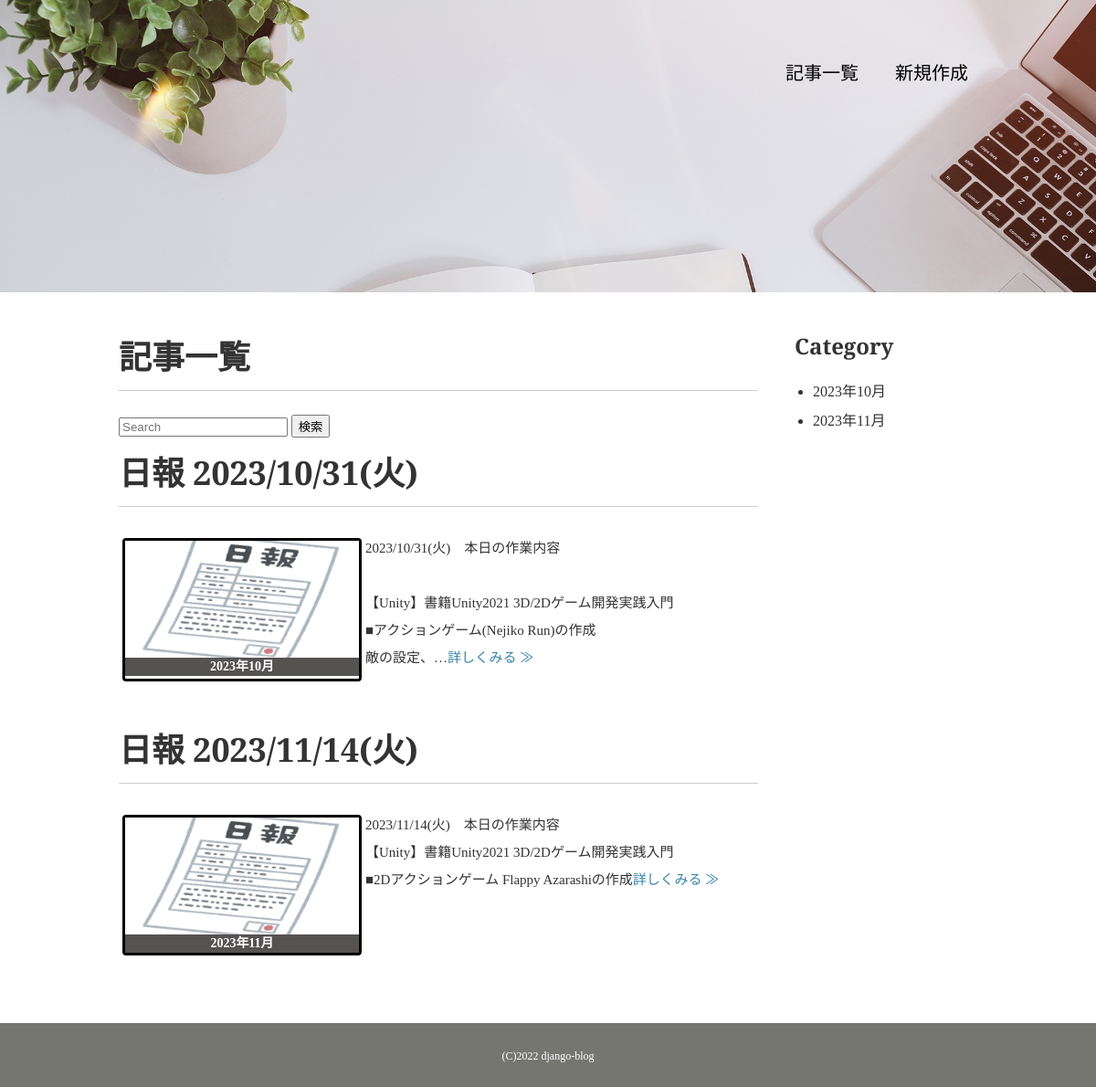
The page / on the database its author committed.
### blog/models.py (models this page shows, shortened)
class Blog(models.Model):
    class Meta:
        db_table ="blog"
        verbose_name ="ブログ記事"
        verbose_name_plural ="ブログ記事"
    title = models.CharField(verbose_name ="タイトル", max_length=100)
    content = models.TextField(verbose_name ="内容")
    postdate = models.DateField(verbose_name ="投稿日", auto_now_add=True)
    category = models.ForeignKey(Category, on_delete = models.PROTECT,verbose_name ="カテゴリ")

class Category(models.Model):
    class Meta:
        db_table = "category"
        verbose_name ="カテゴリ名"
        verbose_name_plural ="カテゴリ名"
    category_name = models.CharField(verbose_name ="カテゴリ名",max_length=100, unique=True)
    category_image = models.ImageField(verbose_name="カテゴリ画像", upload_to="images/")
    def __str__(self):
        return self.category_name

### blog/views.py (the view)
# urls.py: path('', BlogListView.as_view(), name="blog_list"),
class BlogListView(ListView):
    template_name = 'blog/blog_list.html'
    model = Blog
    queryset = Blog.objects.all()
    def get_context_data(self, **kwargs):
        context = super(BlogListView, self).get_context_data(**kwargs)
        context['category_list'] = Category.objects.all()
        return context

### templates/blog/blog_list.html
{% extends './base.html' %}
{% block contents %}
<div id="wrap" class="clearfix">
    <div class="content">
        <div class="main">
            <h1>記事一覧</h1>
            <form class="form-inline my-2 my-lg-0" action="{% url 'blog:search_list' %}" method="GET">
                <input class="form-control mr-sm-2" type="search" name="q" value="{{ request.GET.q }}"
                    placeholder="Search" aria-label="Search">
                <button class="btn btn-outline-success my-2 my-sm-0" type="submit">検索</button>
            </form>
            {% for item in object_list %}
            <section>
                <h1>{{ item.title }}</h1>
                <ul>
                    <li>
                        <a>
                            <img src="http://127.0.0.1:8000/media/{{ item.category.category_image }}">
                        </a>
                        <div class="title"><b>{{ item.category }}</b></div>
                    </li>
                    <p>{{ item.content |linebreaksbr | truncatechars:100 }}<a
                            href="{% url 'blog:detail' item.pk %}">詳しくみる ≫</a></p>
                </ul>
            </section>
            {% endfor %}
        </div>
        {% include 'blog/widgets/side_category.html' %}
    </div>
</div>
{% endblock %}

### templates/blog/base.html (shortened to what this page needs)
{% load static %}
<!DOCTYPE html>
<html>
<head>
    <link rel="stylesheet" href="https://github.com/nicolas-cusan/destyle.css">
    <link rel="stylesheet" href="https://use.fontawesome.com/releases/v5.1.0/css/all.css"
>
        <link href="{% static 'css/style.css' %}" rel="stylesheet">
    </head>
<body id="portfolio">
    <header>
        <nav>
            <ul class="global-nav">
                <li><a href="{% url 'blog:blog_list' %}">記事一覧</a></li>
                <li><a href="{% url 'blog:create' %}">新規作成</a></li>
            </ul>
        </nav>
    </header>
    {% block contents%}{% endblock %}
    <footer>
        <small>(C)2022 django-blog</small>
    </footer>
</body>
</html>

### templates/blog/widgets/side_category.html
<aside class="sidebar">
    <h2>Category</h2>
    <ul>
        {% for category in category_list %}
        <li><a href="{% url 'blog:category' category.category_name %}">{{category.category_name}}</a></li>
        {% endfor %}
    </ul>
</aside>

### blog/static/css/style.css (style rules this page uses)
body { margin: 0; padding: 0; background-color: #cccccc; color: #333333; font-size: 15px; line-height: 2; }
p,h1,h2,h3,h4,h5,h6 { margin-top: 0; }
img { vertical-align:bottom; }
ul { margin: 0; padding: 0; }
a { color: #3583aa; text-decoration: none; }
header { width: 960px; height: 100px; margin: 0 auto; }
.global-nav { float: right; margin-top: 60px; }
.global-nav li { float: left; margin: 0 20px; font-size: 20px; list-style: none; font-family: 'Bitter', serif; }
.global-nav li a { color:black; }
#wrap { clear: both; background-color: #ffffff; margin-top: 220px; padding: 35px 0; }
.content { width: 960px; margin: 0 auto; }
footer { text-align: center; color: #ffffff; padding: 20px 0; background-color: #767671; }
footer small { font-size: 12px; }
h1 { font-family: 'Bitter', serif; font-size: 36px; border-bottom: 1px solid #cccccc; }
h2 { font-family: 'Bitter', serif; font-size: 24px; }
.clearfix:after { content: ""; display: block; clear: both; }
section { margin-bottom: 35px; }
#portfolio { background-image: url(../images/home-bg.jpg); background-repeat: no-repeat; background-position: center top; background-attachment: fixed; background-size: 100% auto; }
.main { width: 700px; margin: 0 10px; float: left; }
.sidebar { width: 200px; margin: 0 10px 0 30px; float: right; font-family: 'Bitter', serif; }
.sidebar h2 { margin-bottom: 10px; }
.sidebar ul { font-size: 16px; margin-left: 20px; }
.sidebar ul a { color: #333333; }
section ul { margin:0; padding:0; border:0; list-style-type: none; display:flex; }
section ul > li { margin:4px; padding:0; border:3px solid black; background-color:white; border-radius:4px; }
section ul > li > a { margin:0; padding:0; border:0; display:block; width:256px; height:128px; }
section ul > li > a > img { margin:0; width:100%; height:100%; object-fit: cover; }
section ul > li > .title { height:20px; line-height:20px; font-size:14px; text-align:center; color: white; background-color:#555252; }

### rows shown on the page
Blog: title "日報 2023/10/31(火)", category.category_image (picture), category "2023年10月", content "2023/10/31(火) 本日の作業内容 【Unity】書籍Unity2021 3D/2Dゲーム開発実践入門 ■アクションゲーム(Nejiko Run)の作成 敵の設定、…"
Blog: title "日報 2023/11/14(火)", category.category_image (picture), category "2023年11月", content "2023/11/14(火) 本日の作業内容 【Unity】書籍Unity2021 3D/2Dゲーム開発実践入門 ■2Dアクションゲーム Flappy Azarashiの作成"
Category: category_name "2023年10月"
Category: category_name "2023年11月"
